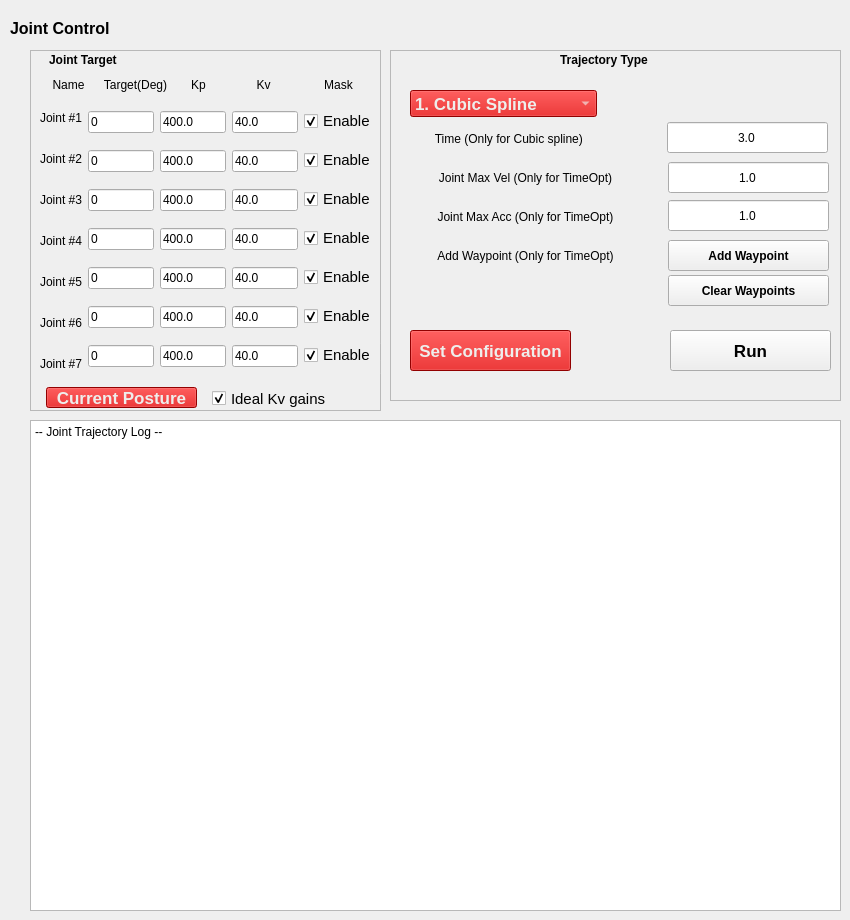
   <widget class="QWidget" name="JOINT">
    <widget class="QLabel" name="label_42">
     <property name="geometry">
      <rect>
       <x>10</x>
       <y>20</y>
       <width>221</width>
       <height>17</height>
      </rect>
     </property>
     <property name="font">
      <font>
       <pointsize>12</pointsize>
       <weight>75</weight>
       <bold>true</bold>
      </font>
     </property>
     <property name="styleSheet">
      <string notr="true"/>
     </property>
     <property name="frameShape">
      <enum>QFrame::NoFrame</enum>
     </property>
     <property name="text">
      <string>Joint Control</string>
     </property>
    </widget>
    <widget class="QFrame" name="frame_3">
     <property name="geometry">
      <rect>
       <x>30</x>
       <y>50</y>
       <width>351</width>
       <height>361</height>
      </rect>
     </property>
     <property name="frameShape">
      <enum>QFrame::StyledPanel</enum>
     </property>
     <property name="frameShadow">
      <enum>QFrame::Raised</enum>
     </property>
     <widget class="QLabel" name="label_85">
      <property name="geometry">
       <rect>
        <x>19</x>
        <y>0</y>
        <width>91</width>
        <height>20</height>
       </rect>
      </property>
      <property name="font">
       <font>
        <weight>75</weight>
        <bold>true</bold>
       </font>
      </property>
      <property name="text">
       <string>Joint Target</string>
      </property>
     </widget>
     <widget class="QLabel" name="label_97">
      <property name="geometry">
       <rect>
        <x>10</x>
        <y>20</y>
        <width>57</width>
        <height>29</height>
       </rect>
      </property>
      <property name="text">
       <string>Name</string>
      </property>
      <property name="alignment">
       <set>Qt::AlignCenter</set>
      </property>
     </widget>
     <widget class="QLabel" name="label_100">
      <property name="geometry">
       <rect>
        <x>140</x>
        <y>20</y>
        <width>57</width>
        <height>29</height>
       </rect>
      </property>
      <property name="text">
       <string>Kp</string>
      </property>
      <property name="alignment">
       <set>Qt::AlignCenter</set>
      </property>
     </widget>
     <widget class="QWidget" name="horizontalLayoutWidget_8">
      <property name="geometry">
       <rect>
        <x>10</x>
        <y>50</y>
        <width>336</width>
        <height>281</height>
       </rect>
      </property>
      <layout class="QHBoxLayout" name="horizontalLayout_14">
       <item>
        <layout class="QVBoxLayout" name="verticalLayout_27">
         <item>
          <widget class="QLabel" name="label_91">
           <property name="text">
            <string>Joint #1</string>
           </property>
           <property name="alignment">
            <set>Qt::AlignCenter</set>
           </property>
          </widget>
         </item>
         <item>
          <widget class="QLabel" name="label_92">
           <property name="text">
            <string>Joint #2</string>
           </property>
           <property name="alignment">
            <set>Qt::AlignCenter</set>
           </property>
          </widget>
         </item>
         <item>
          <widget class="QLabel" name="label_105">
           <property name="text">
            <string>Joint #3</string>
           </property>
           <property name="alignment">
            <set>Qt::AlignCenter</set>
           </property>
          </widget>
         </item>
         <item>
          <widget class="QLabel" name="label_93">
           <property name="text">
            <string>Joint #4</string>
           </property>
           <property name="alignment">
            <set>Qt::AlignCenter</set>
           </property>
          </widget>
         </item>
         <item>
          <widget class="QLabel" name="label_94">
           <property name="text">
            <string>Joint #5</string>
           </property>
           <property name="alignment">
            <set>Qt::AlignCenter</set>
           </property>
          </widget>
         </item>
         <item>
          <widget class="QLabel" name="label_95">
           <property name="text">
            <string>Joint #6</string>
           </property>
           <property name="alignment">
            <set>Qt::AlignCenter</set>
           </property>
          </widget>
         </item>
         <item>
          <widget class="QLabel" name="label_96">
           <property name="text">
            <string>Joint #7</string>
           </property>
           <property name="alignment">
            <set>Qt::AlignCenter</set>
           </property>
          </widget>
         </item>
        </layout>
       </item>
       <item>
        <layout class="QVBoxLayout" name="verticalLayout_20">
         <item>
          <widget class="QLineEdit" name="joint_t1">
           <property name="text">
            <string>0</string>
           </property>
          </widget>
         </item>
         <item>
          <widget class="QLineEdit" name="joint_t2">
           <property name="text">
            <string>0</string>
           </property>
          </widget>
         </item>
         <item>
          <widget class="QLineEdit" name="joint_t3">
           <property name="text">
            <string>0</string>
           </property>
          </widget>
         </item>
         <item>
          <widget class="QLineEdit" name="joint_t4">
           <property name="text">
            <string>0</string>
           </property>
          </widget>
         </item>
         <item>
          <widget class="QLineEdit" name="joint_t5">
           <property name="text">
            <string>0</string>
           </property>
          </widget>
         </item>
         <item>
          <widget class="QLineEdit" name="joint_t6">
           <property name="text">
            <string>0</string>
           </property>
          </widget>
         </item>
         <item>
          <widget class="QLineEdit" name="joint_t7">
           <property name="text">
            <string>0</string>
           </property>
          </widget>
         </item>
        </layout>
       </item>
       <item>
        <layout class="QVBoxLayout" name="verticalLayout_21">
         <item>
          <widget class="QLineEdit" name="joint_kp1">
           <property name="text">
            <string>400.0</string>
           </property>
          </widget>
         </item>
         <item>
          <widget class="QLineEdit" name="joint_kp2">
           <property name="text">
            <string>400.0</string>
           </property>
          </widget>
         </item>
         <item>
          <widget class="QLineEdit" name="joint_kp3">
           <property name="text">
            <string>400.0</string>
           </property>
          </widget>
         </item>
         <item>
          <widget class="QLineEdit" name="joint_kp4">
           <property name="text">
            <string>400.0</string>
           </property>
          </widget>
         </item>
         <item>
          <widget class="QLineEdit" name="joint_kp5">
           <property name="text">
            <string>400.0</string>
           </property>
          </widget>
         </item>
         <item>
          <widget class="QLineEdit" name="joint_kp6">
           <property name="text">
            <string>400.0</string>
           </property>
          </widget>
         </item>
         <item>
          <widget class="QLineEdit" name="joint_kp7">
           <property name="text">
            <string>400.0</string>
           </property>
          </widget>
         </item>
        </layout>
       </item>
       <item>
        <layout class="QVBoxLayout" name="verticalLayout_22">
         <item>
          <widget class="QLineEdit" name="joint_kv1">
           <property name="text">
            <string>40.0</string>
           </property>
          </widget>
         </item>
         <item>
          <widget class="QLineEdit" name="joint_kv2">
           <property name="text">
            <string>40.0</string>
           </property>
          </widget>
         </item>
         <item>
          <widget class="QLineEdit" name="joint_kv3">
           <property name="text">
            <string>40.0</string>
           </property>
          </widget>
         </item>
         <item>
          <widget class="QLineEdit" name="joint_kv4">
           <property name="text">
            <string>40.0</string>
           </property>
          </widget>
         </item>
         <item>
          <widget class="QLineEdit" name="joint_kv5">
           <property name="text">
            <string>40.0</string>
           </property>
          </widget>
         </item>
         <item>
          <widget class="QLineEdit" name="joint_kv6">
           <property name="text">
            <string>40.0</string>
           </property>
          </widget>
         </item>
         <item>
          <widget class="QLineEdit" name="joint_kv7">
           <property name="text">
            <string>40.0</string>
           </property>
          </widget>
         </item>
        </layout>
       </item>
       <item>
        <layout class="QVBoxLayout" name="verticalLayout_30">
         <item>
          <widget class="QCheckBox" name="joint_m1">
           <property name="font">
            <font>
             <pointsize>11</pointsize>
            </font>
           </property>
           <property name="text">
            <string>Enable</string>
           </property>
           <property name="checked">
            <bool>true</bool>
           </property>
          </widget>
         </item>
         <item>
          <widget class="QCheckBox" name="joint_m2">
           <property name="font">
            <font>
             <pointsize>11</pointsize>
            </font>
           </property>
           <property name="text">
            <string>Enable</string>
           </property>
           <property name="checked">
            <bool>true</bool>
           </property>
          </widget>
         </item>
         <item>
          <widget class="QCheckBox" name="joint_m3">
           <property name="font">
            <font>
             <pointsize>11</pointsize>
            </font>
           </property>
           <property name="text">
            <string>Enable</string>
           </property>
           <property name="checked">
            <bool>true</bool>
           </property>
          </widget>
         </item>
         <item>
          <widget class="QCheckBox" name="joint_m4">
           <property name="font">
            <font>
             <pointsize>11</pointsize>
            </font>
           </property>
           <property name="text">
            <string>Enable</string>
           </property>
           <property name="checked">
            <bool>true</bool>
           </property>
          </widget>
         </item>
         <item>
          <widget class="QCheckBox" name="joint_m5">
           <property name="font">
            <font>
             <pointsize>11</pointsize>
            </font>
           </property>
           <property name="text">
            <string>Enable</string>
           </property>
           <property name="checked">
            <bool>true</bool>
           </property>
          </widget>
         </item>
         <item>
          <widget class="QCheckBox" name="joint_m6">
           <property name="font">
            <font>
             <pointsize>11</pointsize>
            </font>
           </property>
           <property name="text">
            <string>Enable</string>
           </property>
           <property name="checked">
            <bool>true</bool>
           </property>
          </widget>
         </item>
         <item>
          <widget class="QCheckBox" name="joint_m7">
           <property name="font">
            <font>
             <pointsize>11</pointsize>
            </font>
           </property>
           <property name="text">
            <string>Enable</string>
           </property>
           <property name="checked">
            <bool>true</bool>
           </property>
          </widget>
         </item>
        </layout>
       </item>
      </layout>
     </widget>
     <widget class="QLabel" name="label_99">
      <property name="geometry">
       <rect>
        <x>60</x>
        <y>20</y>
        <width>91</width>
        <height>29</height>
       </rect>
      </property>
      <property name="text">
       <string>Target(Deg)</string>
      </property>
      <property name="alignment">
       <set>Qt::AlignCenter</set>
      </property>
     </widget>
     <widget class="QLabel" name="label_101">
      <property name="geometry">
       <rect>
        <x>205</x>
        <y>20</y>
        <width>57</width>
        <height>29</height>
       </rect>
      </property>
      <property name="text">
       <string>Kv</string>
      </property>
      <property name="alignment">
       <set>Qt::AlignCenter</set>
      </property>
     </widget>
     <widget class="QLabel" name="label_122">
      <property name="geometry">
       <rect>
        <x>280</x>
        <y>20</y>
        <width>57</width>
        <height>29</height>
       </rect>
      </property>
      <property name="text">
       <string>Mask</string>
      </property>
      <property name="alignment">
       <set>Qt::AlignCenter</set>
      </property>
     </widget>
     <widget class="QCheckBox" name="checkBox_6">
      <property name="geometry">
       <rect>
        <x>350</x>
        <y>280</y>
        <width>14</width>
        <height>15</height>
       </rect>
      </property>
      <property name="font">
       <font>
        <pointsize>13</pointsize>
       </font>
      </property>
      <property name="text">
       <string/>
      </property>
      <property name="checked">
       <bool>true</bool>
      </property>
     </widget>
     <widget class="QCheckBox" name="checkBox_8">
      <property name="geometry">
       <rect>
        <x>350</x>
        <y>310</y>
        <width>14</width>
        <height>15</height>
       </rect>
      </property>
      <property name="font">
       <font>
        <pointsize>13</pointsize>
       </font>
      </property>
      <property name="text">
       <string/>
      </property>
      <property name="checked">
       <bool>true</bool>
      </property>
     </widget>
     <widget class="QPushButton" name="c_joint">
      <property name="geometry">
       <rect>
        <x>16</x>
        <y>337</y>
        <width>151</width>
        <height>21</height>
       </rect>
      </property>
      <property name="font">
       <font>
        <pointsize>13</pointsize>
        <weight>75</weight>
        <bold>true</bold>
       </font>
      </property>
      <property name="styleSheet">
       <string notr="true">background-color: rgb(204, 0, 0);
color: rgb(238, 238, 236);</string>
      </property>
      <property name="text">
       <string>Current Posture</string>
      </property>
     </widget>
     <widget class="QCheckBox" name="ideal_kv">
      <property name="geometry">
       <rect>
        <x>182</x>
        <y>337</y>
        <width>161</width>
        <height>23</height>
       </rect>
      </property>
      <property name="font">
       <font>
        <pointsize>11</pointsize>
       </font>
      </property>
      <property name="text">
       <string>Ideal Kv gains</string>
      </property>
      <property name="checked">
       <bool>true</bool>
      </property>
     </widget>
    </widget>
    <widget class="QFrame" name="frame_5">
     <property name="geometry">
      <rect>
       <x>390</x>
       <y>50</y>
       <width>451</width>
       <height>351</height>
      </rect>
     </property>
     <property name="frameShape">
      <enum>QFrame::StyledPanel</enum>
     </property>
     <property name="frameShadow">
      <enum>QFrame::Raised</enum>
     </property>
     <widget class="QLabel" name="label_117">
      <property name="geometry">
       <rect>
        <x>170</x>
        <y>0</y>
        <width>161</width>
        <height>20</height>
       </rect>
      </property>
      <property name="font">
       <font>
        <weight>75</weight>
        <bold>true</bold>
       </font>
      </property>
      <property name="text">
       <string>Trajectory Type</string>
      </property>
     </widget>
     <widget class="QLabel" name="label_118">
      <property name="geometry">
       <rect>
        <x>20</x>
        <y>74</y>
        <width>201</width>
        <height>29</height>
       </rect>
      </property>
      <property name="text">
       <string>Time (Only for Cubic spline) </string>
      </property>
      <property name="alignment">
       <set>Qt::AlignCenter</set>
      </property>
     </widget>
     <widget class="QLineEdit" name="joint_trajectory_duration">
      <property name="geometry">
       <rect>
        <x>277</x>
        <y>72</y>
        <width>161</width>
        <height>31</height>
       </rect>
      </property>
      <property name="text">
       <string>3.0</string>
      </property>
      <property name="alignment">
       <set>Qt::AlignCenter</set>
      </property>
     </widget>
     <widget class="QComboBox" name="joint_trajectory_mode">
      <property name="geometry">
       <rect>
        <x>20</x>
        <y>40</y>
        <width>187</width>
        <height>27</height>
       </rect>
      </property>
      <property name="sizePolicy">
       <sizepolicy hsizetype="Preferred" vsizetype="Fixed">
        <horstretch>0</horstretch>
        <verstretch>0</verstretch>
       </sizepolicy>
      </property>
      <property name="maximumSize">
       <size>
        <width>187</width>
        <height>27</height>
       </size>
      </property>
      <property name="font">
       <font>
        <pointsize>13</pointsize>
        <weight>75</weight>
        <bold>true</bold>
       </font>
      </property>
      <property name="styleSheet">
       <string notr="true">background-color: rgb(204, 0, 0);
color: rgb(238, 238, 236);</string>
      </property>
      <property name="currentIndex">
       <number>1</number>
      </property>
      <item>
       <property name="text">
        <string>0. Constant </string>
       </property>
      </item>
      <item>
       <property name="text">
        <string>1. Cubic Spline</string>
       </property>
      </item>
      <item>
       <property name="text">
        <string>2. Time Optimization</string>
       </property>
      </item>
     </widget>
     <widget class="QLabel" name="label_119">
      <property name="geometry">
       <rect>
        <x>0</x>
        <y>113</y>
        <width>271</width>
        <height>29</height>
       </rect>
      </property>
      <property name="text">
       <string>Joint Max Vel (Only for TimeOpt)</string>
      </property>
      <property name="alignment">
       <set>Qt::AlignCenter</set>
      </property>
     </widget>
     <widget class="QLineEdit" name="joint_trajectory_tvel">
      <property name="geometry">
       <rect>
        <x>278</x>
        <y>112</y>
        <width>161</width>
        <height>31</height>
       </rect>
      </property>
      <property name="text">
       <string>1.0</string>
      </property>
      <property name="alignment">
       <set>Qt::AlignCenter</set>
      </property>
     </widget>
     <widget class="QLabel" name="label_120">
      <property name="geometry">
       <rect>
        <x>0</x>
        <y>152</y>
        <width>271</width>
        <height>29</height>
       </rect>
      </property>
      <property name="text">
       <string>Joint Max Acc (Only for TimeOpt)</string>
      </property>
      <property name="alignment">
       <set>Qt::AlignCenter</set>
      </property>
     </widget>
     <widget class="QLineEdit" name="joint_trajectory_tacc">
      <property name="geometry">
       <rect>
        <x>278</x>
        <y>150</y>
        <width>161</width>
        <height>31</height>
       </rect>
      </property>
      <property name="text">
       <string>1.0</string>
      </property>
      <property name="alignment">
       <set>Qt::AlignCenter</set>
      </property>
     </widget>
     <widget class="QPushButton" name="waypoint_add_btn">
      <property name="geometry">
       <rect>
        <x>278</x>
        <y>190</y>
        <width>161</width>
        <height>31</height>
       </rect>
      </property>
      <property name="font">
       <font>
        <weight>75</weight>
        <bold>true</bold>
       </font>
      </property>
      <property name="text">
       <string>Add Waypoint</string>
      </property>
     </widget>
     <widget class="QLabel" name="label_121">
      <property name="geometry">
       <rect>
        <x>0</x>
        <y>191</y>
        <width>271</width>
        <height>29</height>
       </rect>
      </property>
      <property name="text">
       <string>Add Waypoint (Only for TimeOpt)</string>
      </property>
      <property name="alignment">
       <set>Qt::AlignCenter</set>
      </property>
     </widget>
     <widget class="QPushButton" name="joint_trajectory_send">
      <property name="geometry">
       <rect>
        <x>20</x>
        <y>280</y>
        <width>161</width>
        <height>41</height>
       </rect>
      </property>
      <property name="font">
       <font>
        <pointsize>13</pointsize>
        <weight>75</weight>
        <bold>true</bold>
       </font>
      </property>
      <property name="styleSheet">
       <string notr="true">background-color: rgb(204, 0, 0);
color: rgb(238, 238, 236);</string>
      </property>
      <property name="text">
       <string>Set Configuration</string>
      </property>
     </widget>
     <widget class="QPushButton" name="joint_trajectory_send_2">
      <property name="geometry">
       <rect>
        <x>280</x>
        <y>280</y>
        <width>161</width>
        <height>41</height>
       </rect>
      </property>
      <property name="font">
       <font>
        <pointsize>13</pointsize>
        <weight>75</weight>
        <bold>true</bold>
       </font>
      </property>
      <property name="styleSheet">
       <string notr="true"/>
      </property>
      <property name="text">
       <string>Run</string>
      </property>
     </widget>
     <widget class="QPushButton" name="waypoint_clear_btn">
      <property name="geometry">
       <rect>
        <x>278</x>
        <y>225</y>
        <width>161</width>
        <height>31</height>
       </rect>
      </property>
      <property name="font">
       <font>
        <weight>75</weight>
        <bold>true</bold>
       </font>
      </property>
      <property name="text">
       <string>Clear Waypoints</string>
      </property>
     </widget>
    </widget>
    <widget class="QPlainTextEdit" name="joint_trajectory_log">
     <property name="geometry">
      <rect>
       <x>30</x>
       <y>420</y>
       <width>811</width>
       <height>491</height>
      </rect>
     </property>
     <property name="readOnly">
      <bool>true</bool>
     </property>
     <property name="plainText">
      <string>-- Joint Trajectory Log --
</string>
     </property>
     <property name="overwriteMode">
      <bool>false</bool>
     </property>
    </widget>
   </widget>
